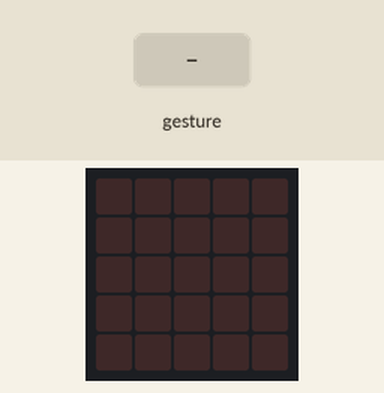
Recording of a program running on a simulated BBC micro:bit running MicroPython. On the bench: the board's 5×5 LED display. Inputs (shaded band) come from the test bench. Random numbers come from a fixed seed; a tilt is held for 1.5 s and a shake lasts 1 s, then the board lies face up again.

Above: at 1.2 s.
1.3 s: gesture 'shake'
At 2.82 s:
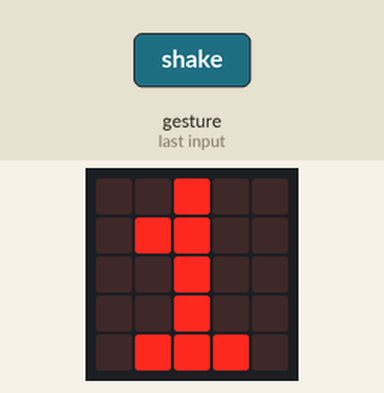
At 5.2 s:
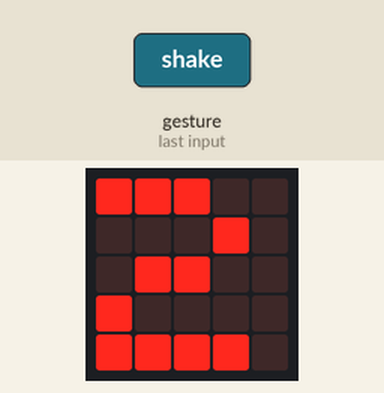
Timing chart, 0 to 6.7 s (numbered marks = the images above; inputs shaded):
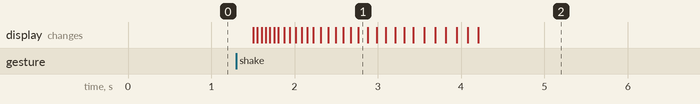

Measured:
- after the input at 1.3 s, the display: changes after 0.20 s (image 1)

The program:

Day_2_-_Die_Roll.py
```python
# Program to create a virtual die that uses gestures to roll and
# display the die value on the LED display
# EPIC 2022
# Paul Hummel

from microbit import *
import urandom

#pin0.set_touch_mode(pin0.CAPACITIVE)
pin1.set_touch_mode(pin1.CAPACITIVE)
pin2.set_touch_mode(pin2.CAPACITIVE)
pin_logo.set_touch_mode(pin_logo.CAPACITIVE)

# Code in a 'while True:' loop repeats forever
while True:
    if (accelerometer.was_gesture('shake')):
        for roll in range(5):
            for die in range(1,7):
                display.show(die)
                sleep(roll*20+50)
        number = urandom.randrange(1,7)
        display.show(number)
    sleep(100)
```
